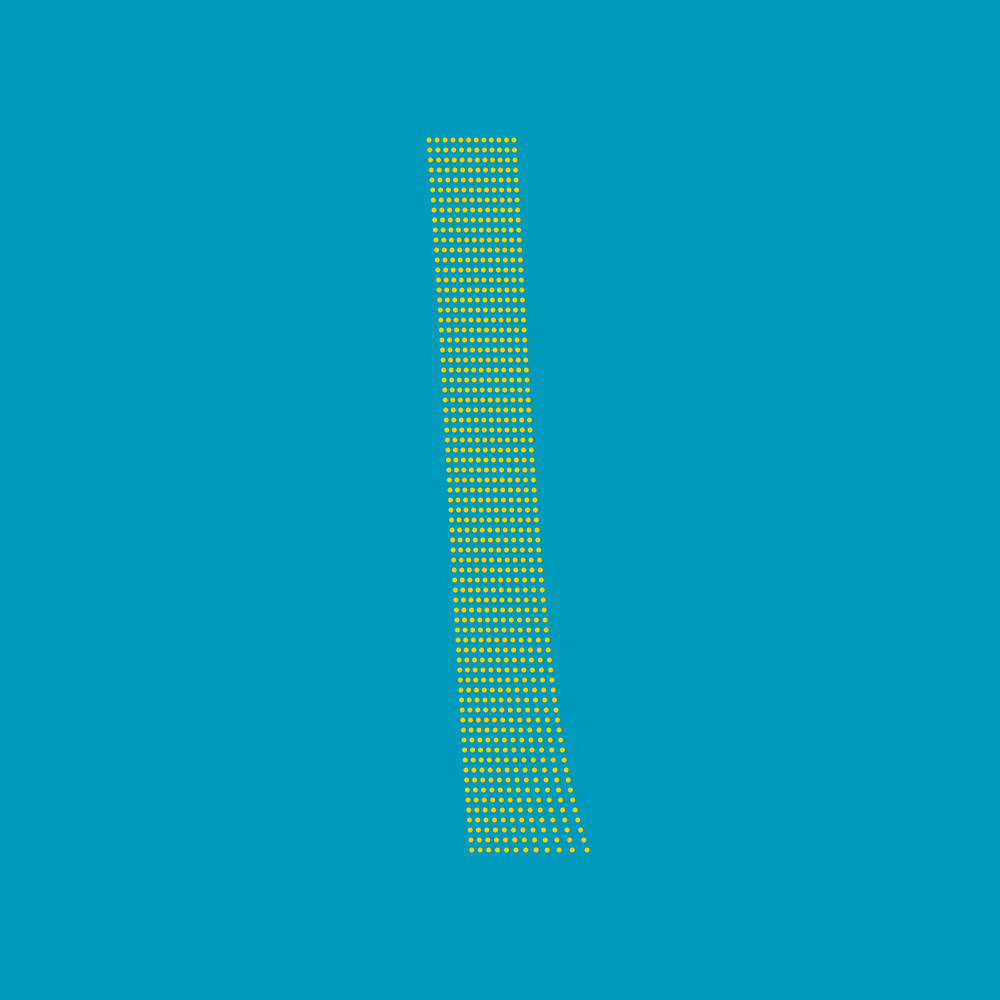
Frame 1 (no input)
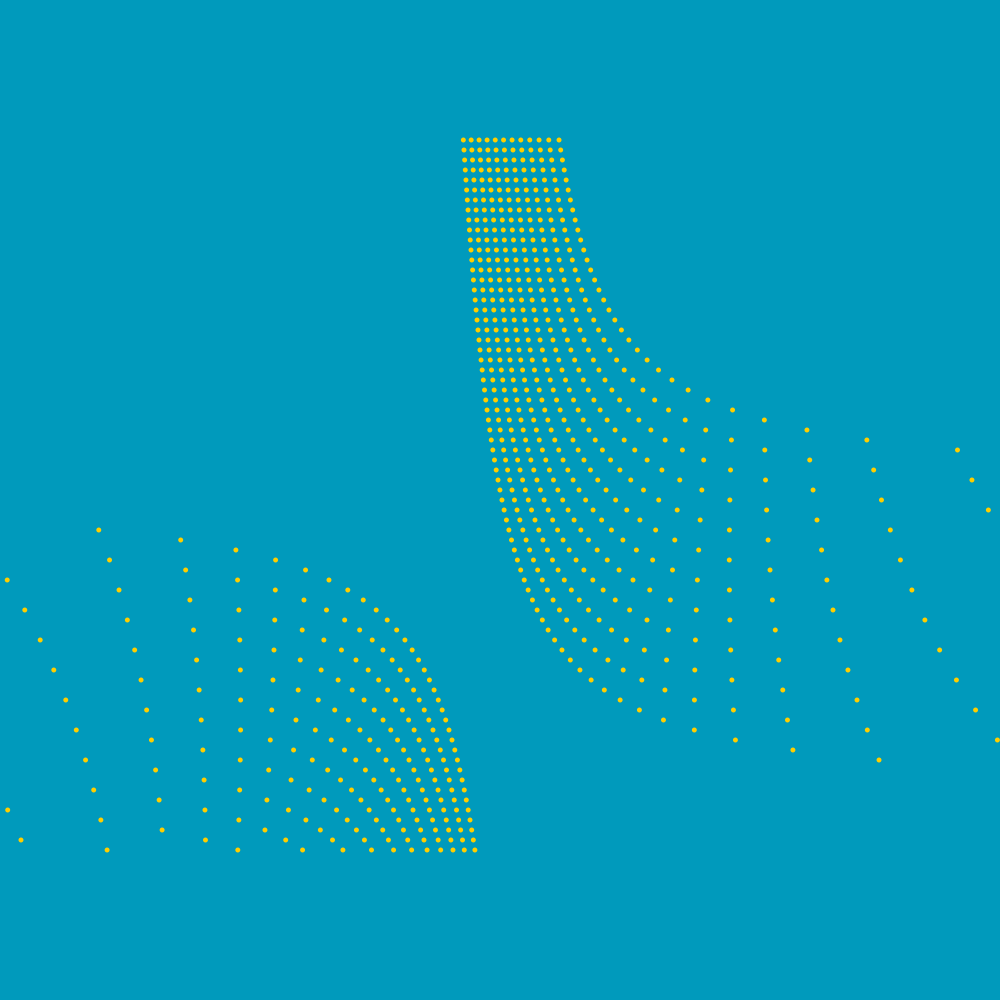
Frame 60 (the mouse pressed at the canvas centre just before this capture)
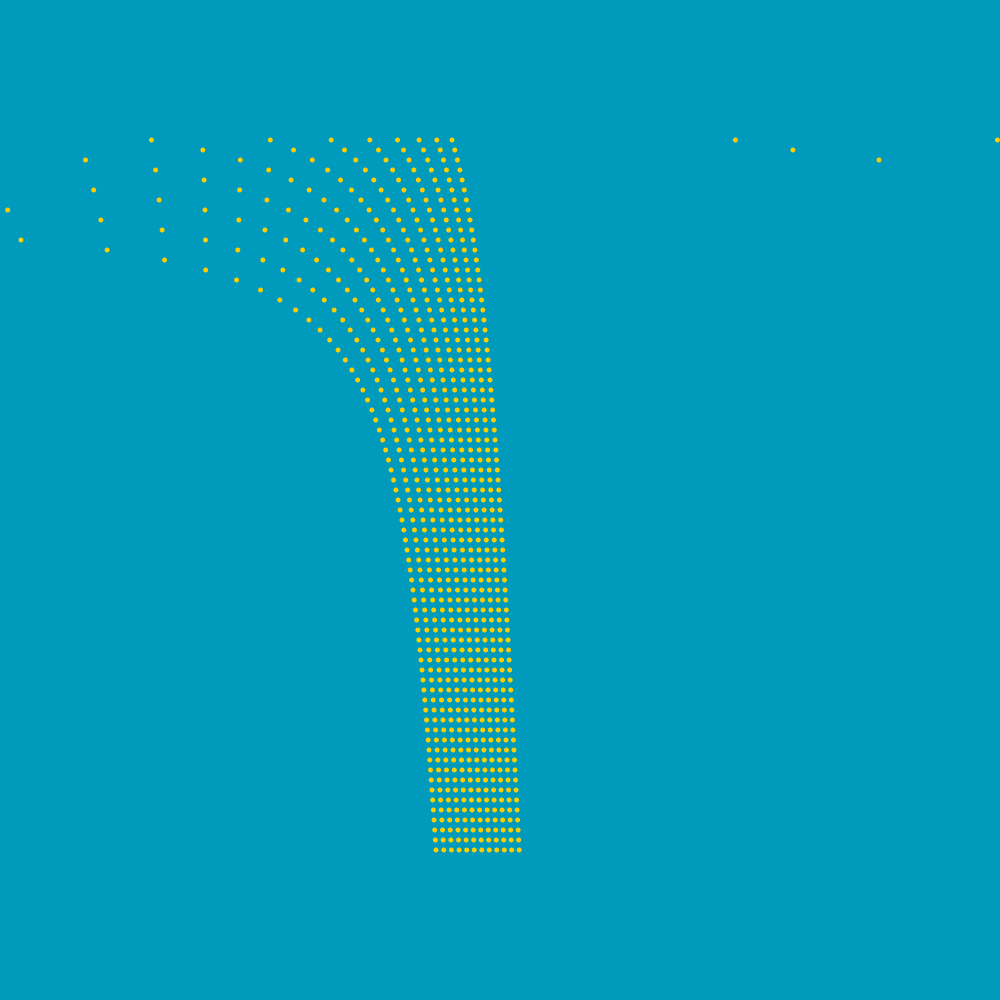
Frame 120 (the mouse held since frame 60 and released just before this capture)

The Processing sketch that drew these frames (run headless with seeded random() and noise(); from frame 60 on, the mouse is pressed at the canvas centre):

// Processing sketch: processing_173908
// ── processing_173908.pde

float a = 30;
 
void setup() {
  size(1000, 1000);
  noStroke();
  }
 
void draw() {
  fill(255,206,0);
  background(0,154,188);
  translate(width/2-50, height/2);
  for (int i = 0; i < 360; i+=a) {
    for(int q = -36; q < 36; q++){
      float x = i/(a/6)+tan(radians(dist(i/(a/2), i/(a/2), 0, 0)+q+frameCount))*a;
      ellipse(x, q*10, 5, 5);
    }
  }
}
